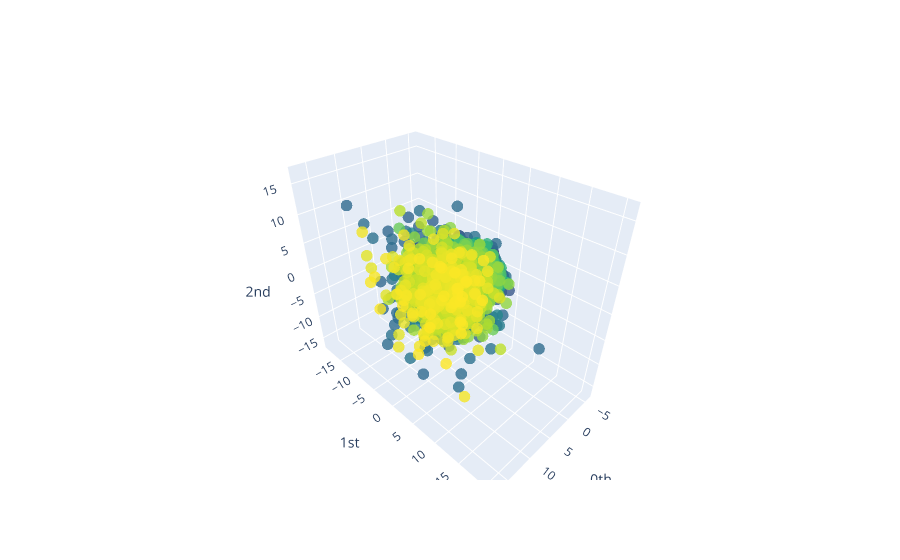

Notebook source saved alongside this figure:
### Markdown cell above
El algoritmo de `giotto-tda` nos da como resultado que el parámetro óptimo para el `time_delay` es 21 y la dimensión óptima es 10, cuando el stride es 1.

Si modificamos el stride, estos parámetros cambiarán.

Con estos parámetros el encaje de Takens se ve de la siguiente manera:

### Code cell
embedder_periodic = SingleTakensEmbedding(parameters_type="search",time_delay=max_periodic_time_delay,
    dimension=max_periodic_dimension)
y_periodic_embedded = embedder_periodic.fit_transform(y)
print("El delay encontrado es ", embedder_periodic.time_delay_)
print("La dimension encontrada es ", embedder_periodic.dimension_)


print(f"Shape of embedded time series: {y_periodic_embedded.shape}")

pca = PCA(n_components=3)
y_periodic_embedded_pca = pca.fit_transform(y_periodic_embedded)
plot_point_cloud(y_periodic_embedded_pca)

### Figure 1 — Plotly figure (JSON) as saved in the notebook; plotly's stock layout.template omitted (floating-point values rounded to 4 significant figures; data arrays with more than 128 entries replaced by an {"elided": "..."} marker saying what was removed)
{"data": [{"marker": {"color": {"elided": "3417 int values"}, "colorscale": [[0, "#440154"], [0.1111, "#482878"], [0.2222, "#3e4989"], [0.3333, "#31688e"], [0.4444, "#26828e"], [0.5556, "#1f9e89"], [0.6667, "#35b779"], [0.7778, "#6ece58"], [0.8889, "#b5de2b"], [1, "#fde725"]], "opacity": 0.8, "size": 4}, "mode": "markers", "type": "scatter3d", "x": {"elided": "3417 float values"}, "y": {"elided": "3417 float values"}, "z": {"elided": "3417 float values"}}], "layout": {"scene": {"xaxis": {"exponentformat": "e", "showexponent": "all", "title": {"text": "0th"}, "type": "linear"}, "yaxis": {"exponentformat": "e", "showexponent": "all", "title": {"text": "1st"}, "type": "linear"}, "zaxis": {"exponentformat": "e", "showexponent": "all", "title": {"text": "2nd"}, "type": "linear"}}}}
